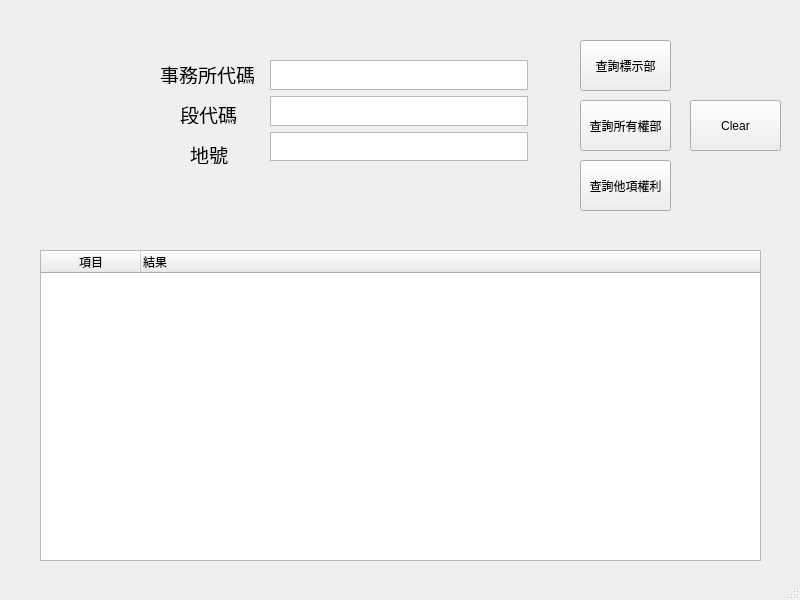
<?xml version="1.0" encoding="UTF-8"?>
<ui version="4.0">
 <class>MainWindow</class>
 <widget class="QMainWindow" name="MainWindow">
  <property name="geometry">
   <rect>
    <x>0</x>
    <y>0</y>
    <width>800</width>
    <height>600</height>
   </rect>
  </property>
  <property name="windowTitle">
   <string>MainWindow</string>
  </property>
  <widget class="QWidget" name="centralwidget">
   <widget class="QPushButton" name="pushButton_QLD">
    <property name="geometry">
     <rect>
      <x>580</x>
      <y>40</y>
      <width>91</width>
      <height>51</height>
     </rect>
    </property>
    <property name="text">
     <string>查詢標示部</string>
    </property>
   </widget>
   <widget class="QPushButton" name="pushButton_Clear">
    <property name="geometry">
     <rect>
      <x>690</x>
      <y>100</y>
      <width>91</width>
      <height>51</height>
     </rect>
    </property>
    <property name="text">
     <string>Clear</string>
    </property>
   </widget>
   <widget class="QTreeWidget" name="treeWidget">
    <property name="geometry">
     <rect>
      <x>40</x>
      <y>250</y>
      <width>721</width>
      <height>311</height>
     </rect>
    </property>
    <column>
     <property name="text">
      <string>項目</string>
     </property>
     <property name="textAlignment">
      <set>AlignCenter</set>
     </property>
    </column>
    <column>
     <property name="text">
      <string>結果</string>
     </property>
    </column>
   </widget>
   <widget class="QWidget" name="layoutWidget">
    <property name="geometry">
     <rect>
      <x>270</x>
      <y>60</y>
      <width>258</width>
      <height>101</height>
     </rect>
    </property>
    <layout class="QVBoxLayout" name="verticalLayout_2">
     <item>
      <widget class="QTextEdit" name="textEdit_UNIT">
       <property name="tabChangesFocus">
        <bool>true</bool>
       </property>
      </widget>
     </item>
     <item>
      <widget class="QTextEdit" name="textEdit_SEC">
       <property name="tabChangesFocus">
        <bool>true</bool>
       </property>
      </widget>
     </item>
     <item>
      <widget class="QTextEdit" name="textEdit_NO">
       <property name="tabChangesFocus">
        <bool>true</bool>
       </property>
      </widget>
     </item>
    </layout>
   </widget>
   <widget class="QPushButton" name="pushButton_QLOwn">
    <property name="geometry">
     <rect>
      <x>580</x>
      <y>100</y>
      <width>91</width>
      <height>51</height>
     </rect>
    </property>
    <property name="text">
     <string>查詢所有權部</string>
    </property>
   </widget>
   <widget class="QPushButton" name="pushButton_QLOR">
    <property name="geometry">
     <rect>
      <x>580</x>
      <y>160</y>
      <width>91</width>
      <height>51</height>
     </rect>
    </property>
    <property name="text">
     <string>查詢他項權利</string>
    </property>
   </widget>
   <widget class="QLabel" name="label_NO">
    <property name="geometry">
     <rect>
      <x>190</x>
      <y>140</y>
      <width>38</width>
      <height>24</height>
     </rect>
    </property>
    <property name="cursor">
     <cursorShape>ArrowCursor</cursorShape>
    </property>
    <property name="frameShape">
     <enum>QFrame::NoFrame</enum>
    </property>
    <property name="text">
     <string>&lt;html&gt;&lt;head/&gt;&lt;body&gt;&lt;p&gt;&lt;span style=&quot; font-size:14pt;&quot;&gt;地號&lt;/span&gt;&lt;/p&gt;&lt;/body&gt;&lt;/html&gt;</string>
    </property>
    <property name="alignment">
     <set>Qt::AlignCenter</set>
    </property>
    <property name="wordWrap">
     <bool>false</bool>
    </property>
   </widget>
   <widget class="QLabel" name="label_SEC">
    <property name="geometry">
     <rect>
      <x>180</x>
      <y>100</y>
      <width>57</width>
      <height>24</height>
     </rect>
    </property>
    <property name="cursor">
     <cursorShape>ArrowCursor</cursorShape>
    </property>
    <property name="frameShape">
     <enum>QFrame::NoFrame</enum>
    </property>
    <property name="text">
     <string>&lt;html&gt;&lt;head/&gt;&lt;body&gt;&lt;p&gt;&lt;span style=&quot; font-size:14pt;&quot;&gt;段代碼&lt;/span&gt;&lt;/p&gt;&lt;/body&gt;&lt;/html&gt;</string>
    </property>
    <property name="alignment">
     <set>Qt::AlignCenter</set>
    </property>
    <property name="wordWrap">
     <bool>false</bool>
    </property>
   </widget>
   <widget class="QLabel" name="label_BA">
    <property name="geometry">
     <rect>
      <x>160</x>
      <y>60</y>
      <width>95</width>
      <height>24</height>
     </rect>
    </property>
    <property name="cursor">
     <cursorShape>ArrowCursor</cursorShape>
    </property>
    <property name="frameShape">
     <enum>QFrame::NoFrame</enum>
    </property>
    <property name="text">
     <string>&lt;html&gt;&lt;head/&gt;&lt;body&gt;&lt;p&gt;&lt;span style=&quot; font-size:14pt;&quot;&gt;事務所代碼&lt;/span&gt;&lt;/p&gt;&lt;/body&gt;&lt;/html&gt;</string>
    </property>
    <property name="alignment">
     <set>Qt::AlignCenter</set>
    </property>
    <property name="wordWrap">
     <bool>false</bool>
    </property>
   </widget>
  </widget>
  <widget class="QMenuBar" name="menubar">
   <property name="geometry">
    <rect>
     <x>0</x>
     <y>0</y>
     <width>800</width>
     <height>21</height>
    </rect>
   </property>
  </widget>
  <widget class="QStatusBar" name="statusbar"/>
 </widget>
 <resources/>
 <connections/>
</ui>
